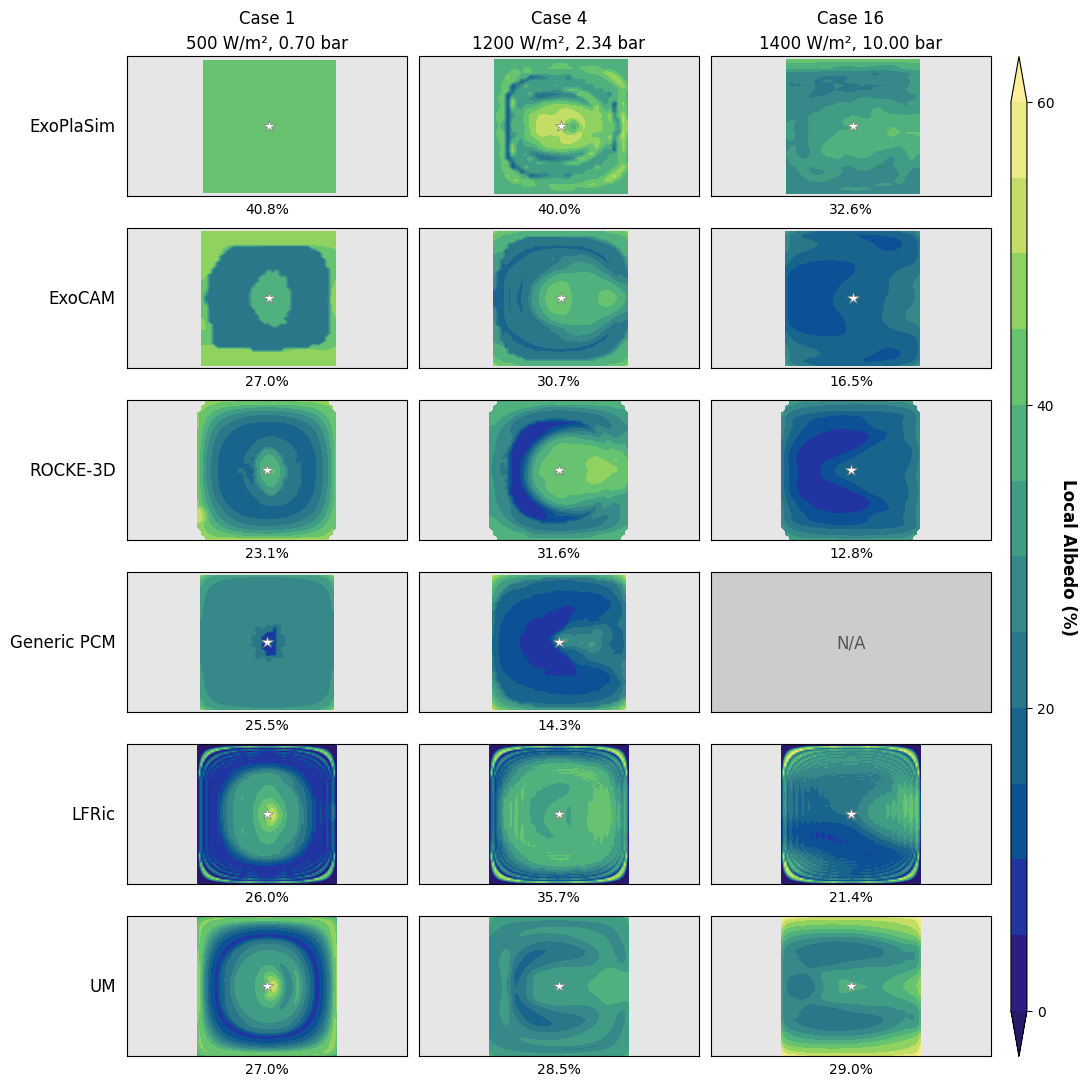

This chart was generated by the following Python code:
#
# Comparison for SAMOSA Selected Cases: Planetary Albedo
#
import netCDF4
import numpy as np
import matplotlib.pyplot as plt
import cmocean
import os, sys
sys.path.insert(0, os.path.join(os.path.dirname(os.path.abspath(__file__)), '..', 'allcases'))
import um_clero as uc

# Axis labels in bold, and set a little clear of the tick labels
plt.rcParams['axes.labelweight'] = 'bold'
plt.rcParams['axes.labelpad'] = 8


def roll_to_180(data, lon):
    """Roll a (lat, lon) field and its lon vector from [0, 360) to [-180, 180)."""
    idx = np.searchsorted(lon, 180.0)
    lon_out  = np.concatenate([lon[idx:] - 360.0, lon[:idx]])
    data_out = np.concatenate([data[..., idx:], data[..., :idx]], axis=-1)
    return data_out, lon_out


def read_nc(path, var, lat_var='lat', lon_var='lon', avg_axis=None, offset=0.0, scale=1.0):
    """Read a variable from NetCDF, optionally time-averaging along avg_axis."""
    with netCDF4.Dataset(path) as ds:
        raw  = ds.variables[var]
        data = (np.average(raw, axis=avg_axis) if avg_axis is not None else np.array(raw))
        data = data * scale + offset
        lat  = np.array(ds.variables[lat_var])
        lon  = np.array(ds.variables[lon_var])
    return data, lat, lon


S_CASE = {1: 500.0, 4: 1200.0, 16: 1400.0}   # protocol instellation, W/m2

# Local albedo is reflected over incident shortwave at the top of the
# atmosphere. On the night side both fluxes are exactly zero in every model,
# so the albedo is undefined there and those cells are left unfilled (gray).
# Every lit cell is drawn, up to the terminator; there the four models that
# report their own incident flux stay within 16-55%, while LFRic, whose
# incident flux is reconstructed (see read_lfric), does not.


def local_albedo(reflected, incident, S):
    """Percent albedo per cell, NaN where the cell is unlit."""
    with np.errstate(divide='ignore', invalid='ignore'):
        alb = 100.0 * reflected / incident
    return np.where(incident > 0.0, alb, np.nan)


def planetary_albedo(reflected, incident, lat):
    """Area-weighted reflected over incident: the planetary albedo of Figure 6."""
    w = np.cos(np.radians(lat))[:, None]
    return 100.0 * np.sum(reflected * w) / np.sum(incident * w)


def panel(lon, lat, reflected, incident, S, ssp=0.0):
    return (lon, lat, local_albedo(reflected, incident, S), ssp,
            planetary_albedo(reflected, incident, lat))


# Each loader returns ( reflected, incident, lat, lon ), both fluxes at the top
# of the atmosphere in W/m2 and time-averaged. Every one reproduces the
# planetary albedo of Figure 6 to within 0.1 percentage points.

def read_exocam(case_n):
    """Resolved shortwave profiles at the topmost interface, the top of the
    model; FSNTOA is archived as zero (see fig_interpolation_albedo.py)."""
    path = f'/models/data/samosa/exocam/samosa{case_n}.cam.h0.avg.nc'
    fus, lat, lon = read_nc(path, 'FUS', avg_axis=0)
    fds, _, _     = read_nc(path, 'FDS', avg_axis=0)
    return fus[0], fds[0], lat, lon


def read_plasim(case_n):
    """rsut is stored negative (upward) and rst is net, so incident = rst - rsut."""
    _d = '/models/data/samosa/exoplasim/full_t21_synchronous__3000teff_15day'
    tag = {1: '0.70pn2_flux500', 4: '2.34pn2_flux1200', 16: '10.00pn2_flux1400'}[case_n]
    path = f'{_d}/t21_synchronous_{tag}_400.0co2_3000teff_15day.nc'
    rsut, lat, lon = read_nc(path, 'rsut', avg_axis=0)
    rst, _, _      = read_nc(path, 'rst',  avg_axis=0)
    refl, lon_s = roll_to_180(-rsut, lon)
    inc, _      = roll_to_180(rst - rsut, lon)
    return refl, inc, lat, lon_s


def read_rocke3d(case_n):
    """Incident and net solar at the TOA; substellar point rotated from native 180 to 0."""
    path = f'/models/data/samosa/rocke3d/rocke_{case_n:02d}q.nc'
    inc, lat, lon = read_nc(path, 'incsw_toa')
    net, _, _     = read_nc(path, 'srnf_toa')
    # Each pole row is a single polar-cap cell repeated across every longitude,
    # lit even where the row beside it is in darkness; keep it only where that
    # row is lit. The rows carry no area weight, so the planetary albedo is
    # unchanged.
    for pole, beside in ((0, 1), (-1, -2)):
        dark = inc[beside] == 0.0
        inc[pole, dark] = 0.0
        net[pole, dark] = 0.0
    refl, lon_s = roll_to_180(inc - net, lon)
    inc, _      = roll_to_180(inc, lon)
    _lon = lon_s + 180.0
    _lon[_lon >= 180.0] -= 360.0
    idx = np.argsort(_lon)
    return refl[:, idx], inc[:, idx], lat, _lon[idx]


def read_lfric(case_n):
    """LFRic submitted only the net TOA shortwave, so the incident flux is the
    protocol instellation on a synchronous planet with the substellar point at
    lon=0: S cos(lat) cos(lon) on the day side. Its area mean is S/4 to 0.01 W/m2
    on this grid, and the net flux on the night side is at most 0.005 W/m2, so
    the planetary albedo is exact. The local albedo is not: near the terminator
    the net flux exceeds this geometric incident flux in some cells, which the
    model's own incident flux, not submitted, would have to resolve. Those cells
    come out below zero, down to about -7000% where the incident flux nearly
    vanishes, and take the lowest color. It affects the band where less than 20%
    of the substellar flux arrives, within about 12 degrees of the terminator."""
    path = f'/models/data/samosa/lfric/lfric_samosa_case{case_n:02d}.nc'
    net, lat, lon = read_nc(path, 'sw_net_toa')
    L, Lo = np.meshgrid(lat, lon, indexing='ij')
    inc = S_CASE[case_n] * np.clip(np.cos(np.radians(L)) * np.cos(np.radians(Lo)), 0.0, None)
    refl, lon_s = roll_to_180(inc - net, lon)
    inc, _      = roll_to_180(inc, lon)
    return refl, inc, lat, lon_s


def read_pcm(case_n):
    """Incoming and absorbed shortwave from the NetCDF, which are sound; only the
    flux columns of the .dat summary are unusable (see the data audit)."""
    _d = '/models/data/samosa/genericpcm/OHT_off'
    path = f'{_d}/case-{case_n}/SAMOSA_output_file_Generic_PCM_case-{case_n}_OHT_off.nc'
    inc, lat, lon = read_nc(path, 'incoming_stellar_radiation', lat_var='latitude', lon_var='longitude')
    asr, _, _     = read_nc(path, 'absorbed_shortwave_radiation', lat_var='latitude', lon_var='longitude')
    return inc - asr, inc, lat, lon


def read_um(case_n):
    """TOA outgoing and incoming shortwave, both submitted."""
    lon, lat, (refl, inc) = uc.um_map(case_n, 'sw')
    return refl, inc, lat, lon


def model_row(reader, cases=(1, 4, 16), ssp=0.0):
    row = []
    for c in (1, 4, 16):
        if c in cases:
            refl, inc, lat, lon = reader(c)
            row.append(panel(lon, lat, refl, inc, S_CASE[c], ssp))
        else:
            row.append(None)
    return row


# ---- Figure --------------------------------------------------------
contourmin, contourmax, numcontours = 0.0, 60.0, 13
levels = np.linspace(contourmin, contourmax, numcontours)
cm     = cmocean.cm.haline   # as in Figure 6
night  = '#e6e6e6'           # unlit cells, where albedo is undefined

# PlaHab submitted maps of surface temperature only, and HEXTOR and ExoColumn
# have no horizontal dimension, so the rows are the five 3-D models, as for
# cloud fraction
row_titles  = ['ExoPlaSim', 'ExoCAM', 'ROCKE-3D', 'Generic PCM', 'LFRic', 'UM']
case_labels = ['Case 1\n500 W/m², 0.70 bar',
               'Case 4\n1200 W/m², 2.34 bar',
               'Case 16\n1400 W/m², 10.00 bar']

# panels[row][col] = (lon, lat, local albedo, substellar lon, planetary albedo),
# or None where the case is unavailable
panels = [
    model_row(read_plasim),
    model_row(read_exocam, ssp=180.0),   # substellar point at lon=180
    model_row(read_rocke3d),
    model_row(read_pcm, cases=(1, 4)),   # Case 16 did not converge
    model_row(read_lfric),
    model_row(read_um),
]

TITLE_FS = 12   # case headers and model labels
MEAN_FS  = 10   # per-panel global mean xlabel
NA_FS    = 12   # N/A placeholder text
CB_FS    = 10   # colorbar ticks; its label is set at TITLE_FS

# Models in rows and cases in columns, as in Figures 11-13, so each map gets a
# third of the width rather than a sixth. Placed by hand in inches, at about
# print size, with the colorbar on its own axes at right as in Figures 3-7.
# The boxes are 2:1, so each map fills its box rather than taking equal
# aspect: grids that stop at cell centres (PlaHab, ExoCAM) would otherwise
# shrink out of line, and the stretch is at most 3%.
MAP_W, MAP_H     = 2.8, 1.4
COL_GAP, ROW_GAP = 0.12, 0.32
LEFT, TOP, BOT   = 1.2, 0.6, 0.35
CB_GAP, CB_W     = 0.2, 0.16
nrows, ncols     = len(panels), len(case_labels)
fig_w = LEFT + ncols * MAP_W + (ncols - 1) * COL_GAP + CB_GAP + CB_W + 1.0
fig_h = TOP + nrows * MAP_H + (nrows - 1) * ROW_GAP + BOT

def rect(x, y, w, h):
    """Figure-fraction rectangle from inches, with y measured down from the top."""
    return [x / fig_w, 1.0 - (y + h) / fig_h, w / fig_w, h / fig_h]

fig = plt.figure(figsize=(fig_w, fig_h))
ax_array = np.array([[fig.add_axes(rect(LEFT + col * (MAP_W + COL_GAP),
                                        TOP + row * (MAP_H + ROW_GAP), MAP_W, MAP_H))
                      for col in range(ncols)] for row in range(nrows)])

im = None
for row, (row_panels, title) in enumerate(zip(panels, row_titles)):
    for col, panel in enumerate(row_panels):
        ax = ax_array[row, col]
        if panel is None:
            ax.set_facecolor('#cccccc')
            ax.set_xlim(-180, 180)
            ax.set_ylim(-90, 90)
            ax.text(0.5, 0.5, 'N/A', transform=ax.transAxes,
                    ha='center', va='center', fontsize=NA_FS, color='#555555')
        else:
            lon, lat, data, ssp_lon, alb_planet = panel
            ax.set_facecolor(night)
            im = ax.contourf(lon, lat, data, cmap=cm,
                             vmin=contourmin, vmax=contourmax,
                             levels=levels, extend='both')
            ax.set_xlim(lon.min(), lon.max())
            ax.set_ylim(-90, 90)
            ax.plot(ssp_lon, 0, marker='*', color='white', markersize=9,
                    markeredgecolor='gray', markeredgewidth=0.5)
            ax.set_xlabel(f'{alb_planet:.1f}%', fontsize=MEAN_FS, fontweight='normal', labelpad=4)
        ax.set_xticks([])
        ax.set_yticks([])
        if row == 0:
            ax.set_title(case_labels[col], fontsize=TITLE_FS, linespacing=1.5)
        if col == 0:
            ax.text(-0.04, 0.5, title, transform=ax.transAxes,
                    ha='right', va='center', fontsize=TITLE_FS)

cax = fig.add_axes(rect(LEFT + ncols * MAP_W + (ncols - 1) * COL_GAP + CB_GAP, TOP,
                        CB_W, nrows * MAP_H + (nrows - 1) * ROW_GAP))
cb = fig.colorbar(im, cax=cax, extend='both',
                  ticks=np.arange(contourmin, contourmax + 1, 20))
cb.ax.tick_params(labelsize=CB_FS)
cb.ax.get_yaxis().labelpad = 16
cb.set_label('Local Albedo (%)', rotation=270, fontsize=TITLE_FS)

fig.savefig('fig_compare_albedo_select.png', bbox_inches='tight')
fig.savefig('fig_compare_albedo_select.eps', bbox_inches='tight')
